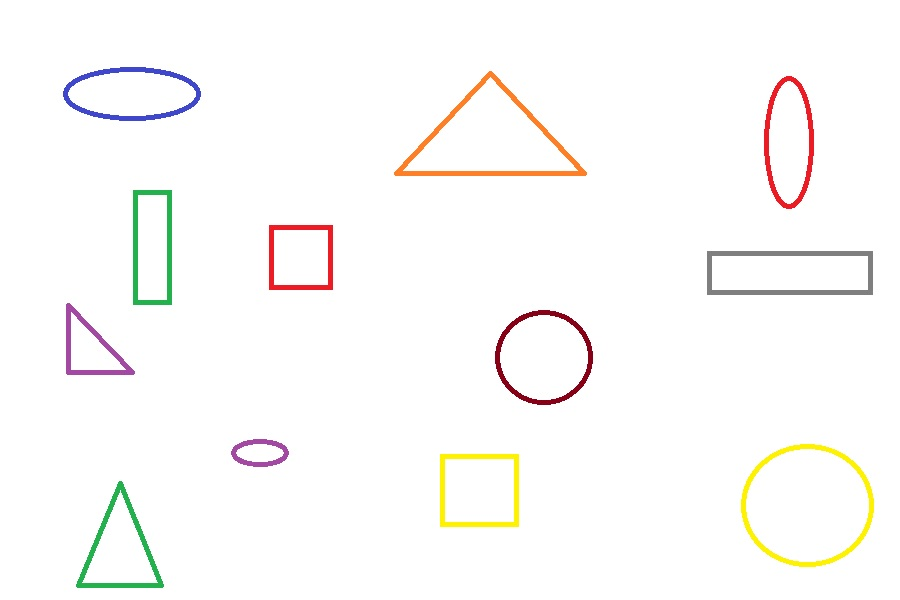
#> input picture media/shapes2.jpeg, 900 x 600 px
$ python lesson_7.py
#> lines starting #> are read from the running program, lines starting #| are printed output that depends on the picture; after the words box and inside, x2 and y2 are one past the last pixel; in counts of white or black regions, pixels touching at a corner belong together
import cv2
import numpy as np


def get_contours(image):
    contours, hierarchy = cv2.findContours(image, cv2.RETR_EXTERNAL, cv2.CHAIN_APPROX_NONE)

    for cnt in contours:
        area = cv2.contourArea(cnt)

        if area > 500:
            peri = cv2.arcLength(cnt, True)
            cv2.drawContours(imgContours, cnt, -1, (255, 0, 0), 1)

            approx = cv2.approxPolyDP(cnt, 0.02 * peri, True)
            x, y, w, h = cv2.boundingRect(approx)
            cv2.rectangle(imgContours, (x-5, y-5), (x+w+5, y+h+5), (0, 255, 0), 1)
            if len(approx) == 3:
                figure = 'Triangle'
            elif len(approx) == 4:
                figure = 'Square'
            elif len(approx) > 4:
                figure = 'Circle'
            cv2.putText(imgContours, figure,
                        (x + w // 2 - 10, y + h // 2 - 10),
                        cv2.FONT_HERSHEY_COMPLEX, 0.5, (255, 0, 255), 2
                        )
            print(f'Area: {area} \nPerimeter: {peri}\nFigure: {figure}')


img = cv2.imread('media/shapes2.jpeg')
#> img is the input picture: shape (600, 900, 3); mean B, G, R 248.8, 250.5, 251.7
imgContours = np.zeros_like(img)
imgContours.fill(255)
#> imgContours: shape (600, 900, 3); every value is 255

imgGray = cv2.cvtColor(img, cv2.COLOR_BGR2GRAY)
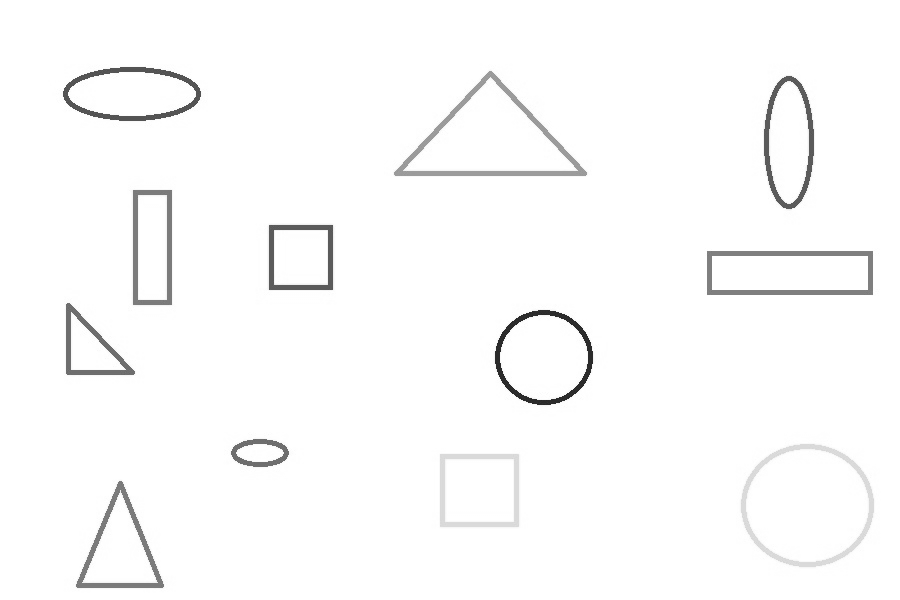
#> imgGray: shape (600, 900); min 36, max 255, mean 250.7
imgBlur = cv2.GaussianBlur(imgGray, (7, 7), 1)
imgCanny = cv2.Canny(imgBlur, 50, 50)
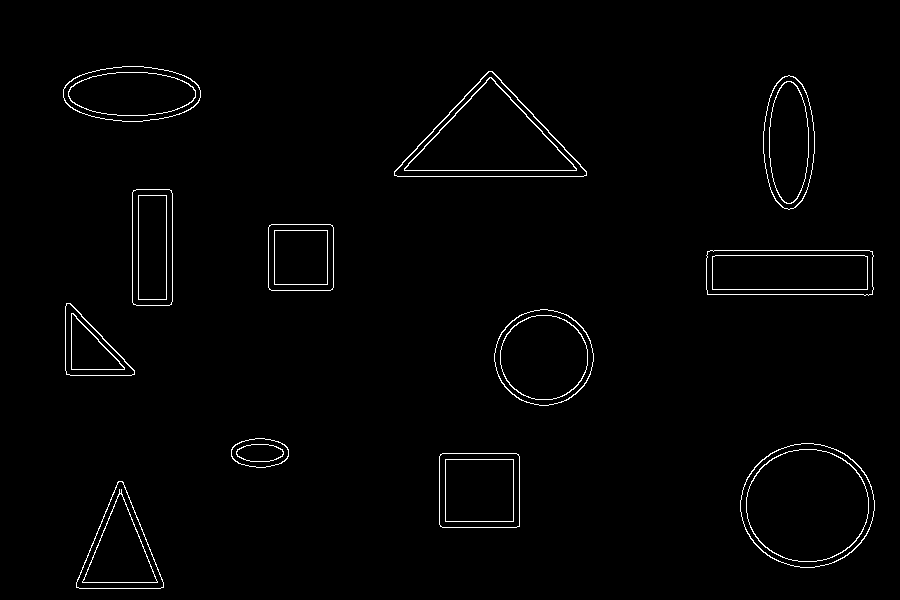
#> imgCanny: shape (600, 900); 1.4% white in thin lines or dots, all inside (x1, y1, x2, y2) = (63, 66, 875, 589)
imgBlank = np.zeros_like(img)

get_contours(imgCanny)
#> in get_contours, `contours, hierarchy = cv2.findContours(image, cv2.RETR_EXTERNAL, cv2.C..`: contours = 12 contours; largest, box (x1, y1, x2, y2) and area: (740, 443, 875, 568) 12973, (394, 71, 587, 177) 10765, (494, 309, 594, 406) 7380, (706, 250, 874, 296) 7295, (63, 66, 201, 122) 5948
#> the loop in get_contours, `for cnt in contours:` made 12 passes
#> (area, peri, approx, x, y, w, h, figure) on passes 1, 2, 6, 7, 8, 9, 11: (5112.5, 338.2, [[118, 481], [76, 587], [163, 587]], 76, 481, 88, 107, 'Triangle'), (5905.5, 303.9, [[440, 454], [440, 526], [519, 526], [518, 454]], 440, 454, 80, 73, 'Square'), (2812, 242.2, [[66, 303], [66, 374], [134, 374]], 66, 303, 69, 72, 'Triangle'), (7295, 422.6, [[706, 255], [707, 294], [872, 294], [869, 250]], 706, 250, 167, 45, 'Square'), (4274, 257.3, [[269, 225], [269, 289], [332, 289], [332, 225]], 269, 225, 64, 65, 'Square'), (4620, 307.3, [[136, 189], [132, 302], [169, 305], [172, 193]], 132, 189, 41, 117, 'Square'), (10765, 482.7, [[394, 171], [586, 175], [492, 71]], 394, 71, 193, 105, 'Triangle')
#> (area, peri, x, y, w, h, figure) on passes 3, 4, 5, 10, 12: (12973, 427, 740, 443, 135, 125, 'Circle'), (1311, 148.6, 231, 438, 58, 30, 'Circle'), (7380, 322, 494, 309, 100, 97, 'Circle'), (5330, 320.8, 763, 75, 52, 135, 'Circle'), (5948, 334.8, 63, 66, 138, 56, 'Circle')
#> (printed output is left out)
#> after the loop in get_contours, `for cnt in contours:`:
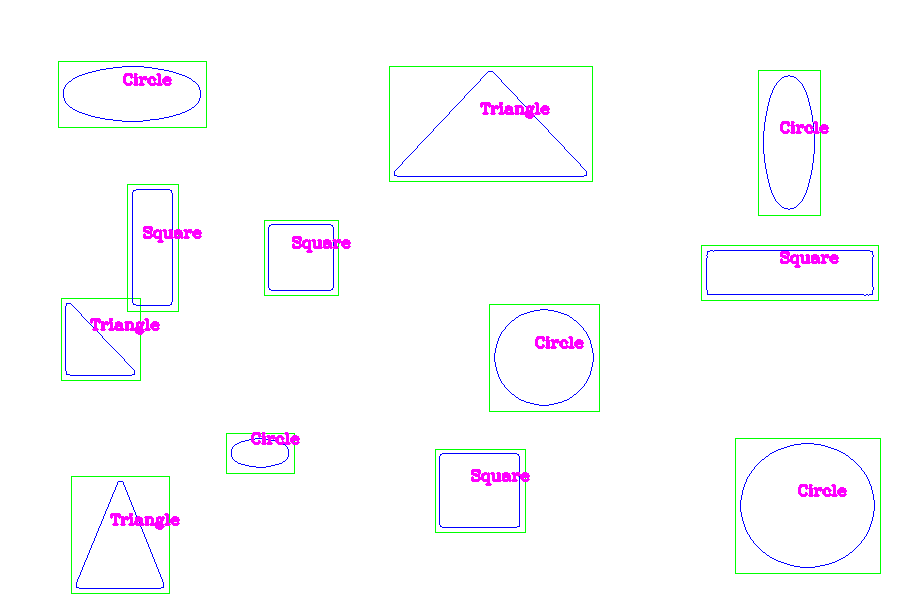
#> imgContours: shape (600, 900, 3); mean of channels 0, 1, 2 252.7, 250.7, 251.1; drawn as B, G, R

cv2.imshow('Shapes', img)
cv2.imshow('Gray shapes', imgGray)
cv2.imshow('Blur shapes', imgBlur)
cv2.imshow('Canny shapes', imgCanny)
cv2.imshow('Black', imgBlank)
cv2.imshow('Contours', imgContours)

cv2.waitKey(0)

$ run again, with media/apple.jpeg copied over media/shapes2.jpeg
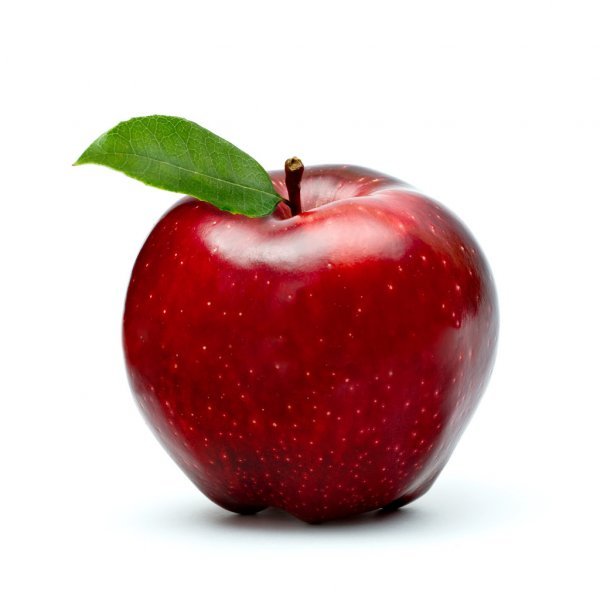
#> input picture media/apple.jpeg, 600 x 600 px
#> img is the input picture: shape (600, 600, 3); mean B, G, R 182.9, 185, 212.8
#> imgContours: shape (600, 600, 3); every value is 255
#> `imgGray = cv2.cvtColor(img, cv2.COLOR_BGR2GRAY)`:
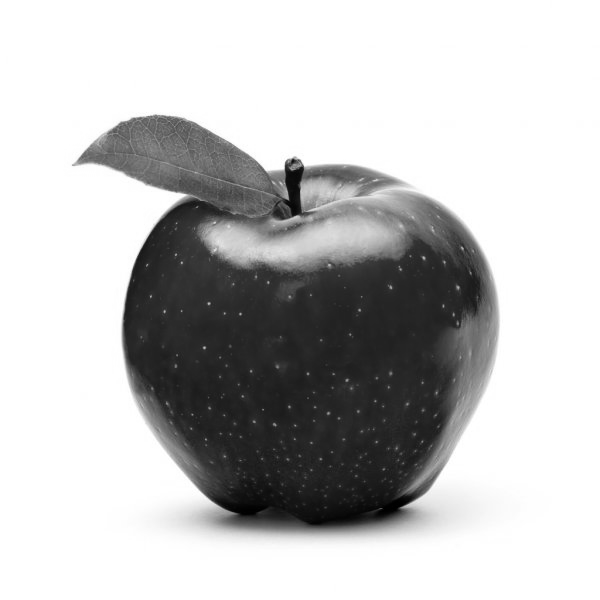
#> imgGray: shape (600, 600); min 0, max 255, mean 193.1
#> `imgCanny = cv2.Canny(imgBlur, 50, 50)`:
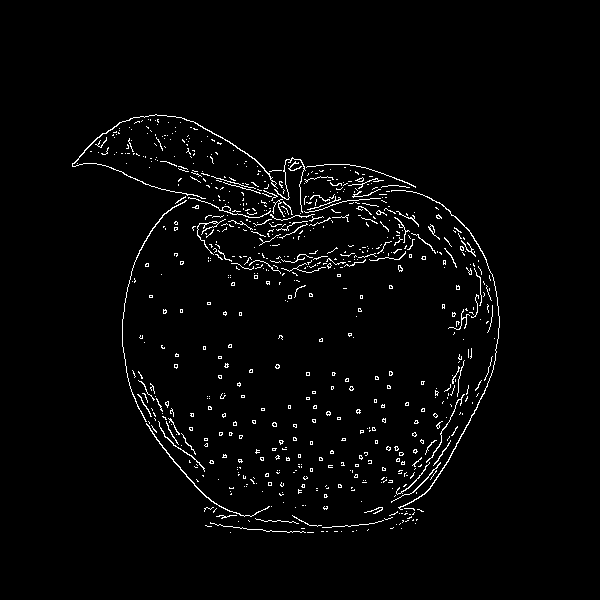
#> imgCanny: shape (600, 600); 2.4% white in thin lines or dots, all inside (x1, y1, x2, y2) = (72, 114, 500, 533)
#> contours = 720 contours, 709 with area under 20; largest, box (x1, y1, x2, y2) and area: (72, 114, 278, 199) 128, (391, 190, 500, 510) 116, (146, 423, 270, 517) 82, (122, 200, 187, 422) 53, (158, 421, 205, 472) 32
#> the loop in get_contours, `for cnt in contours:` made 720 passes
#> (cnt, area) on passes 2 to 4: ([[230, 532]], 0), ([[352, 531], [353, 531]], 0), ([[341, 531]], 0)
